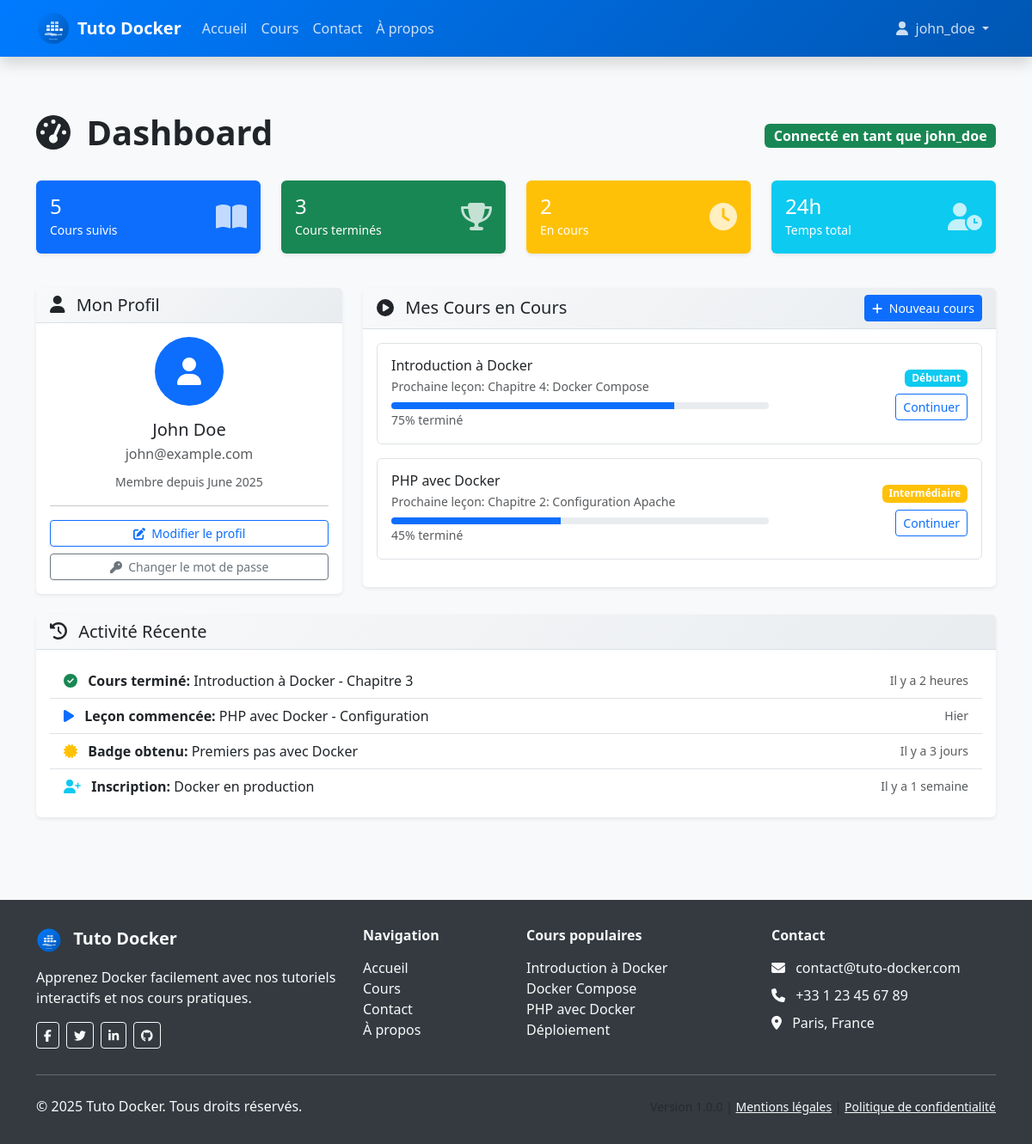
/dashboard (signed in), run on the app's committed database.
### tables this page shows
CREATE TABLE users (
    id INT AUTO_INCREMENT PRIMARY KEY,
    username VARCHAR(50) UNIQUE NOT NULL,
    email VARCHAR(100) UNIQUE NOT NULL,
    password VARCHAR(255) NOT NULL,
    first_name VARCHAR(50),
    last_name VARCHAR(50),
    created_at TIMESTAMP DEFAULT CURRENT_TIMESTAMP,
    updated_at TIMESTAMP DEFAULT CURRENT_TIMESTAMP ON UPDATE CURRENT_TIMESTAMP
);

### app/Core/Controller.php (called while the page is built, shortened)
<?php
abstract class Controller
{
    protected $view;
    public function __construct()
    {
        $this->view = new View();
    }
    protected function view($viewName, $data = [])
    {
        $this->view->render($viewName, $data);
    }
}

### app/Controllers/AuthController.php (called while the page is built, shortened)
<?php
class AuthController extends Controller
{
    public function dashboard()
    {
        $userId = Session::get('user_id');
        $userModel = new User();
        $user = $userModel->find($userId);
        $data = [
            'title' => 'Dashboard - Tuto Docker',
            'user' => $user
        ];
        $this->view('dashboard', $data);
    }
}

### public/index.php (called while the page is built, shortened)
<?php
require_once '../config/config.php';
$requestUri = $_SERVER['REQUEST_URI'];
$requestUri = strtok($requestUri, '?');
$router = new Router();
try {
    $router->dispatch($requestUri);
} catch (Exception $e) {
    error_log("Erreur de routage: " . $e->getMessage());
    http_response_code(404);
    include '../app/Views/errors/404.php';
}

### config/config.php (called while the page is built, shortened)
<?php
spl_autoload_register(function ($className) {
    $directories = [
        '../app/Controllers/',
        '../app/Models/',
        '../app/Core/'
    ];
    foreach ($directories as $directory) {
        $file = $directory . $className . '.php';
        if (file_exists($file)) {
            return;
        }
    }
});
function url($path = '')
{
    return BASE_URL . ltrim($path, '/');
}

### app/Core/Database.php (called while the page is built, shortened)
<?php
class Database
{
    private static $instance = null;
    private $connection;
    private function __construct()
    {
        try {
            $host = $_ENV['DB_HOST'] ?? 'db';
            $dbname = $_ENV['DB_NAME'] ?? 'tuto_docker';
            $username = $_ENV['DB_USER'] ?? 'user';
            $password = $_ENV['DB_PASSWORD'] ?? 'password';
            $dsn = "mysql:host={$host};dbname={$dbname};charset=utf8mb4";
            $this->connection = new PDO($dsn, $username, $password, [
                PDO::ATTR_ERRMODE => PDO::ERRMODE_EXCEPTION,
                PDO::ATTR_DEFAULT_FETCH_MODE => PDO::FETCH_ASSOC,
                PDO::ATTR_EMULATE_PREPARES => false,
                PDO::MYSQL_ATTR_INIT_COMMAND => "SET NAMES utf8mb4"
            ]);
        } catch (PDOException $e) {
            error_log("Erreur de connexion à la base de données : " . $e->getMessage());
            throw new Exception("Impossible de se connecter à la base de données");
        }
    }
    public static function getInstance()
    {
        if (self::$instance === null) {
            self::$instance = new self();
        }
        return self::$instance;
    }
    public function getConnection()
    {
        return $this->connection;
    }
}

### app/Core/Session.php (called while the page is built, shortened)
<?php
class Session
{
    public static function get($key, $default = null)
    {
        return $_SESSION[$key] ?? $default;
    }
}

### app/Models/User.php (called while the page is built, shortened)
<?php
class User
{
    private $db;
    private $table = 'users';
    public function __construct()
    {
        $this->db = Database::getInstance()->getConnection();
    }
    public function find($id)
    {
        $query = "SELECT * FROM {$this->table} WHERE id = :id";
        $stmt = $this->db->prepare($query);
        $stmt->bindParam(':id', $id);
        $stmt->execute();
        return $stmt->fetch(PDO::FETCH_ASSOC);
    }
}

### app/Views/dashboard.php (the view)
<div class="container py-5">
    <div class="row">
        <div class="col-12">
            <div class="d-flex justify-content-between align-items-center mb-4">
                <h1 class="fw-bold">
                    <i class="fas fa-tachometer-alt me-2"></i>
                    Dashboard
                </h1>
                <span class="badge bg-success fs-6">
                    Connecté en tant que <?= htmlspecialchars($user['username']) ?>
                </span>
            </div>
        </div>
    </div>
    <div class="row mb-4">
        <div class="col-md-3 mb-3">
            <div class="card card-custom bg-primary text-white">
                <div class="card-body">
                    <div class="d-flex justify-content-between align-items-center">
                        <div>
                            <h4 class="mb-0">5</h4>
                            <small>Cours suivis</small>
                        </div>
                        <i class="fas fa-book-open fa-2x opacity-75"></i>
                    </div>
                </div>
            </div>
        </div>
        <div class="col-md-3 mb-3">
            <div class="card card-custom bg-success text-white">
                <div class="card-body">
                    <div class="d-flex justify-content-between align-items-center">
                        <div>
                            <h4 class="mb-0">3</h4>
                            <small>Cours terminés</small>
                        </div>
                        <i class="fas fa-trophy fa-2x opacity-75"></i>
                    </div>
                </div>
            </div>
        </div>
        <div class="col-md-3 mb-3">
            <div class="card card-custom bg-warning text-white">
                <div class="card-body">
                    <div class="d-flex justify-content-between align-items-center">
                        <div>
                            <h4 class="mb-0">2</h4>
                            <small>En cours</small>
                        </div>
                        <i class="fas fa-clock fa-2x opacity-75"></i>
                    </div>
                </div>
            </div>
        </div>
        <div class="col-md-3 mb-3">
            <div class="card card-custom bg-info text-white">
                <div class="card-body">
                    <div class="d-flex justify-content-between align-items-center">
                        <div>
                            <h4 class="mb-0">24h</h4>
                            <small>Temps total</small>
                        </div>
                        <i class="fas fa-user-clock fa-2x opacity-75"></i>
                    </div>
                </div>
            </div>
        </div>
    </div>
    <div class="row">
        <div class="col-lg-4 mb-4">
            <div class="card card-custom">
                <div class="card-header">
                    <h5 class="mb-0">
                        <i class="fas fa-user me-2"></i>
                        Mon Profil
                    </h5>
                </div>
                <div class="card-body text-center">
                    <div class="mb-3">
                        <div class="bg-primary rounded-circle d-inline-flex align-items-center justify-content-center" style="width: 80px; height: 80px;">
                            <i class="fas fa-user fa-2x text-white"></i>
                        </div>
                    </div>
                    <h5 class="mb-1">
                        <?= htmlspecialchars(trim(($user['first_name'] ?? '') . ' ' . ($user['last_name'] ?? ''))) ?: $user['username'] ?>
                    </h5>
                    <p class="text-muted mb-2"><?= htmlspecialchars($user['email']) ?></p>
                    <small class="text-muted">
                        Membre depuis <?= date('F Y', strtotime($user['created_at'])) ?>
                    </small>
                    <hr>
                    <div class="d-grid gap-2">
                        <a href="#" class="btn btn-outline-primary btn-sm">
                            <i class="fas fa-edit me-1"></i>
                            Modifier le profil
                        </a>
                        <a href="#" class="btn btn-outline-secondary btn-sm">
                            <i class="fas fa-key me-1"></i>
                            Changer le mot de passe
                        </a>
                    </div>
                </div>
            </div>
        </div>
        <div class="col-lg-8 mb-4">
            <div class="card card-custom">
                <div class="card-header d-flex justify-content-between align-items-center">
                    <h5 class="mb-0">
                        <i class="fas fa-play-circle me-2"></i>
                        Mes Cours en Cours
                    </h5>
                    <a href="<?= url('/cours') ?>" class="btn btn-primary btn-sm">
                        <i class="fas fa-plus me-1"></i>
                        Nouveau cours
                    </a>
                </div>
                <div class="card-body">
                    <?php
                    $activeCourses = [
                        [
                            'id' => 1,
                            'title' => 'Introduction à Docker',
                            'progress' => 75,
                            'next_lesson' => 'Chapitre 4: Docker Compose',
                            'level' => 'débutant'
                        ],
                        [
                            'id' => 2,
                            'title' => 'PHP avec Docker',
                            'progress' => 45,
                            'next_lesson' => 'Chapitre 2: Configuration Apache',
                            'level' => 'intermédiaire'
                        ]
                    ];
                    ?>
                    <?php if (empty($activeCourses)): ?>
                        <div class="text-center py-4">
                            <i class="fas fa-book-open fa-3x text-muted mb-3"></i>
                            <h6 class="text-muted">Aucun cours en cours</h6>
                            <p class="text-muted mb-3">Commencez votre apprentissage dès maintenant</p>
                            <a href="<?= url('/cours') ?>" class="btn btn-primary">
                                Parcourir les cours
                            </a>
                        </div>
                    <?php else: ?>
                        <?php foreach ($activeCourses as $course): ?>
                            <div class="border rounded p-3 mb-3">
                                <div class="row align-items-center">
                                    <div class="col-md-8">
                                        <h6 class="mb-1"><?= htmlspecialchars($course['title']) ?></h6>
                                        <p class="text-muted mb-2 small">
                                            Prochaine leçon: <?= htmlspecialchars($course['next_lesson']) ?>
                                        </p>
                                        <div class="progress" style="height: 8px;">
                                            <div class="progress-bar" role="progressbar" style="width: <?= $course['progress'] ?>%"></div>
                                        </div>
                                        <small class="text-muted"><?= $course['progress'] ?>% terminé</small>
                                    </div>
                                    <div class="col-md-4 text-md-end">
                                        <span class="badge bg-<?= $course['level'] === 'débutant' ? 'info' : ($course['level'] === 'intermédiaire' ? 'warning' : 'danger') ?> mb-2">
                                            <?= ucfirst($course['level']) ?>
                                        </span>
                                        <br>
                                        <a href="<?= url('/cours/' . $course['id']) ?>" class="btn btn-outline-primary btn-sm">
                                            Continuer
                                        </a>
                                    </div>
                                </div>
                            </div>
                        <?php endforeach; ?>
                    <?php endif; ?>
                </div>
            </div>
        </div>
    </div>
    <div class="row">
        <div class="col-12">
            <div class="card card-custom">
                <div class="card-header">
                    <h5 class="mb-0">
                        <i class="fas fa-history me-2"></i>
                        Activité Récente
                    </h5>
                </div>
                <div class="card-body">
                    <div class="list-group list-group-flush">
                        <div class="list-group-item d-flex justify-content-between align-items-center">
                            <div>
                                <i class="fas fa-check-circle text-success me-2"></i>
                                <strong>Cours terminé:</strong> Introduction à Docker - Chapitre 3
                            </div>
                            <small class="text-muted">Il y a 2 heures</small>
                        </div>
                        <div class="list-group-item d-flex justify-content-between align-items-center">
                            <div>
                                <i class="fas fa-play text-primary me-2"></i>
                                <strong>Leçon commencée:</strong> PHP avec Docker - Configuration
                            </div>
                            <small class="text-muted">Hier</small>
                        </div>
                        <div class="list-group-item d-flex justify-content-between align-items-center">
                            <div>
                                <i class="fas fa-certificate text-warning me-2"></i>
                                <strong>Badge obtenu:</strong> Premiers pas avec Docker
                            </div>
                            <small class="text-muted">Il y a 3 jours</small>
                        </div>
                        <div class="list-group-item d-flex justify-content-between align-items-center">
                            <div>
                                <i class="fas fa-user-plus text-info me-2"></i>
                                <strong>Inscription:</strong> Docker en production
                            </div>
                            <small class="text-muted">Il y a 1 semaine</small>
                        </div>
                    </div>
                </div>
            </div>
        </div>
    </div>
</div>

### app/Core/Router.php (shortened to what this page needs)
<?php
class Router
{
    private $routes = [];
    public function addRoute($method, $pattern, $controller, $action)
    {
        $this->routes[] = [
            'method' => strtoupper($method),
            'pattern' => $pattern,
            'controller' => $controller,
            'action' => $action
        ];
    }
    public function dispatch($uri)
    {
        $method = $_SERVER['REQUEST_METHOD'];
        $uri = $this->cleanUri($uri);
        foreach ($this->routes as $route) {
            if ($route['method'] === $method) {
                $params = $this->matchRoute($route['pattern'], $uri);
                if ($params !== false) {
                    $this->callController($route['controller'], $route['action'], $params);
                    return;
                }
            }
        }
        throw new Exception("Route non trouvée : {$method} {$uri}");
    }
    private function cleanUri($uri)
    {
        $uri = '/' . ltrim($uri, '/');
        return $uri;
    }
    private function matchRoute($pattern, $uri)
    {
        $pattern = str_replace('/', '\/', $pattern);
        $pattern = preg_replace('/\\\{([a-zA-Z]+)\\\}/', '([a-zA-Z0-9-_]+)', $pattern);
        $regex = '/^' . $pattern . '$/';
        if (preg_match($regex, $uri, $matches)) {
            array_shift($matches);
            return $matches;
        }
        return false;
    }
    private function callController($controllerName, $action, $params = [])
    {
        $controller = new $controllerName();
        call_user_func_array([$controller, $action], $params);
    }
}

### data on the page
users: username "john_doe", first_name+last_name "John Doe", email "john@example.com", created_at "June 2025"

### other printed values
$course['title'] "Introduction à Docker"
$course['next_lesson'] "Chapitre 4: Docker Compose"
$course['progress'] "75"
$course['level'] "Débutant"
$course['title'] "PHP avec Docker"
$course['next_lesson'] "Chapitre 2: Configuration Apache"
$course['progress'] "45"
$course['level'] "Intermédiaire"
